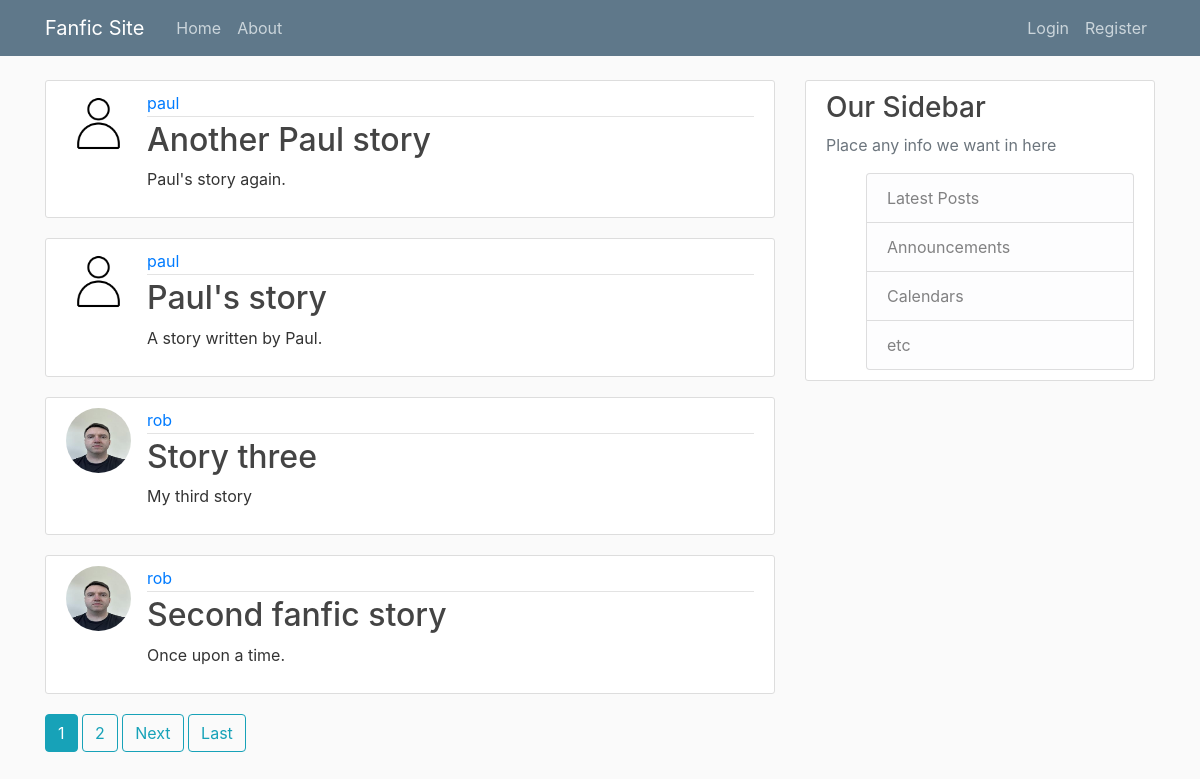
The page / on the database its author committed.
### stories/models.py (models this page shows, shortened)
class Story(models.Model):
    title = models.CharField(max_length=100)
    author = models.ForeignKey(User, on_delete=models.CASCADE, related_name='stories')
    summary = models.CharField(max_length=500)
    fandom = models.CharField(max_length=100)
    rating = models.CharField(max_length=30)
    co_author = models.CharField(max_length=40)
    status = models.CharField(max_length=30)
    content = models.TextField()
    date_published = models.DateTimeField(default=timezone.now)

### users/models.py (models this page shows, shortened)
class Profile(models.Model):
    user = models.OneToOneField(User, on_delete=models.CASCADE)
    image = models.ImageField(default='default.png', upload_to='profile_pics')

### stories/views.py (the view)
# urls.py: path('', StoryListView.as_view(), name='stories-home'),
class StoryListView(ListView):
    model = Story
    template_name = 'stories/home.html' #<app>/<model>_<viewtype>.html
    context_object_name = 'stories'
    ordering = ['-date_published']
    paginate_by = 4

### stories/templates/stories/home.html (shortened to what this page needs)
{% extends "stories/base.html" %}
{% block content %}
{% for story in stories %}
    <article class="media content-section">
            <img class="rounded-circle article-img" src="{{ story.author.profile.image.url }}">
            <div class="media-body">
            <div class="article-metadata">
                <a class="mr-2" href="{% url 'user-stories' story.author.username %}">{{ story.author }}</a>
            </div>
            <h2><a class="article-title" href="{% url 'story-detail' story.id %}">{{ story.title }}</a></h2>
            <p class="article-content">{{ story.content }}</p>
            </div>
        </article>
{% endfor %}
{% if is_paginated %}
<div class='story-pagination'>
    {% for num in page_obj.paginator.page_range %}
    {% if page_obj.number == num %}
        <a class='btn btn-info mb-4' href='?page={{ num }}'>{{ num }}</a>
    {% elif num > page_obj.number|add:'-3' and num < page_obj.number|add:'3' %}
        <a class='btn btn-outline-info mb-4' href='?page={{ num }}'>{{ num }}</a>
    {% endif %}
    {% endfor %}
    {% if page_obj.has_next %}
    <a class='btn btn-outline-info mb-4' href='?page={{ page_obj.next_page_number }}'>Next</a>
    <a class='btn btn-outline-info mb-4' href='?page={{ page_obj.paginator.num_pages }}'>Last</a>
    {% endif %}
</div>
{% endif %}
{% endblock content %}

### stories/static/stories/main.css (style rules this page uses)
body { background: #fafafa; color: #333333; margin-top: 5rem; }
h1, h2, h3, h4, h5, h6 { color: #444444; }
.content-section { background: #ffffff; padding: 10px 20px; border: 1px solid #dddddd; border-radius: 3px; margin-bottom: 20px; }
.article-title { color: #444444; }
.article-content { white-space: pre-line; }
.article-img { height: 65px; width: 65px; margin-right: 16px; }
.article-metadata { padding-bottom: 1px; margin-bottom: 4px; border-bottom: 1px solid #e3e3e3 }

### rows shown on the page
Story: author.profile.image (placeholder picture), author "paul", title "Another Paul story", content "Paul's story again."
Story: author.profile.image (placeholder picture), author "paul", title "Paul's story", content "A story written by Paul."
Story: author.profile.image (picture), author "rob", title "Story three", content "My third story"
Story: author.profile.image (picture), author "rob", title "Second fanfic story", content "Once upon a time."

### other values the page prints
{{ num }} "1"
{{ num }} "2"
